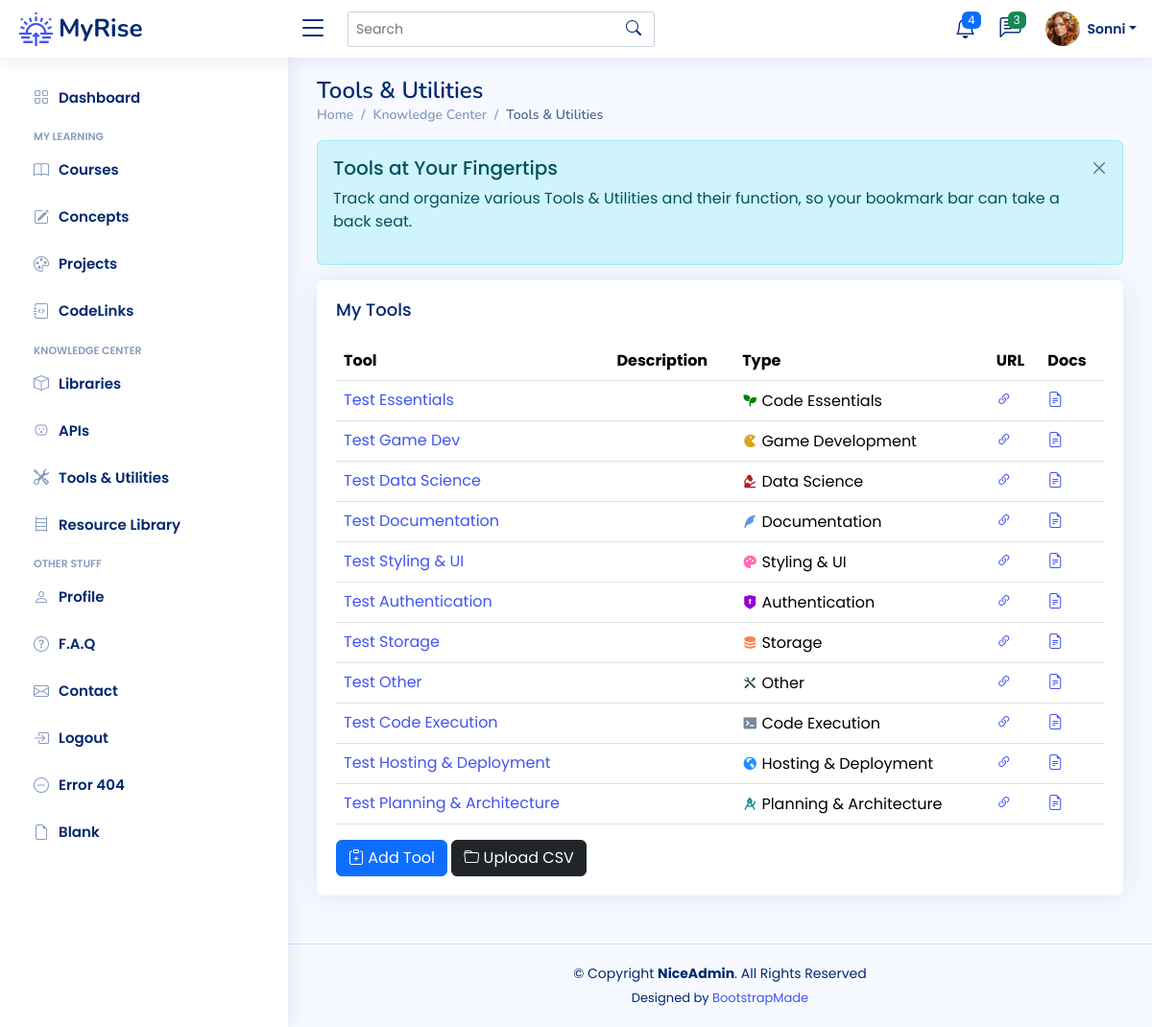
/tools (signed in), run on the app's committed database.
### app/models.py (models this page shows)
class User(UserMixin, db.Model):
    __tablename__ = "users"
    id: Mapped[int] = mapped_column(Integer, primary_key=True)
    email: Mapped[str] = mapped_column(String(100), unique=True)
    password: Mapped[str] = mapped_column(String(250))
    name: Mapped[str] = mapped_column(String(1000))
    display_name: Mapped[str] = mapped_column(String(1000))
    last_called_repos: Mapped[Optional[datetime.datetime]] = mapped_column(DateTime())
    latest_etag_repos: Mapped[str] = mapped_column(String(250), nullable=True)
    projects: Mapped[List["Project"]] = relationship(back_populates="user")
    events: Mapped[List["Event"]] = relationship(back_populates="user")
    courses: Mapped[List["Course"]] = relationship(back_populates="user")
    libraries: Mapped[List["Library"]] = relationship(back_populates="user")
    apis: Mapped[List["API"]] = relationship(back_populates="user")
    tools: Mapped[List["Tool"]] = relationship(back_populates="user")
    resources: Mapped[List["Resource"]] = relationship(back_populates="user")
    repos: Mapped[List["Repository"]] = relationship(back_populates="user")
    codelinks: Mapped[List["CodeLink"]] = relationship(back_populates="user")
    concepts: Mapped[List["Concept"]] = relationship('Concept', secondary=user_concept, backref='user')

class Tool(db.Model):
    __tablename__ = "tools"
    id: Mapped[int] = mapped_column(Integer, primary_key=True)
    name: Mapped[str] = mapped_column(String(100), nullable=False)
    description: Mapped[str] = mapped_column(Text, nullable=True)
    type: Mapped[str] = mapped_column(String(100), nullable=True)
    url: Mapped[str] = mapped_column(String(250), nullable=True)
    doc_link: Mapped[str] = mapped_column(String(250), nullable=True)
    date_added: Mapped[datetime.date] = mapped_column(Date, nullable=False)
    concepts: Mapped[List["Concept"]] = relationship('Concept', secondary=tool_concept, backref='tools')
    user_id: Mapped[int] = mapped_column(Integer, ForeignKey(User.id), index=True)
    user: Mapped["User"] = relationship(back_populates="tools")

### app/routes.py (the view)
@app.route('/tools')
@login_required
def tools_page():
    get_tools = db.session.execute(db.select(Tool).filter_by(user_id=current_user.id)).scalars().all()
    tools = [tool for tool in get_tools]
    return render_template('tools.html', tools=tools, badge=tool_categories)

### app/models.py (called while the page is built)
@login_manager.user_loader
def load_user(user_id):
    return db.get_or_404(User, user_id)

### app/templates/tools.html (shortened to what this page needs)
{% extends 'base.html' %}
{% from 'bootstrap5/form.html' import render_form %}
{% block content %}
	<main id="main" class="main">
    <div class="pagetitle">
      <h1>Tools & Utilities</h1>
      <nav>
        <ol class="breadcrumb">
          <li class="breadcrumb-item"><a href="index.html">Home</a></li>
          <li class="breadcrumb-item">Knowledge Center</li>
          <li class="breadcrumb-item active">Tools & Utilities</li>
        </ol>
      </nav>
    </div>
	<div class="alert alert-info  alert-dismissible fade show" role="alert">
		<h4 class="alert-heading">Tools at Your Fingertips</h4>
		<p>Track and organize various Tools & Utilities and their function, so your bookmark bar can take a back seat.</p>
		<button type="button" class="btn-close" data-bs-dismiss="alert" aria-label="Close"></button>
	  </div>
	 <div class="card">
		<div class="card-body">
		  <h5 class="card-title">My Tools</h5>
		  <table class="table table-hover">
			<thead>
			  <tr>
				<th scope="col">Tool</th>
				<th scope="col">Description</th>
			  	<th scope="col">Type</th>
				<th scope="col">URL</th>
				<th scope="col">Docs</th>
			  </tr>
			</thead>
			<tbody>
			{% for tool in tools %}
			{% set ttype = badge[tool.type] %}
			  <tr>
			  	<td><a href="{{ url_for('tool_detail', num=tool.id) }}"> {{ tool.name }}</a></td>
				<td>{{ tool.description }}</td>
				<td><i class="{{ ttype[2] }}" style="color: {{ttype[1]}}"></i> {{ ttype[0] }}</td>
				<td><a href="{{ tool.url }}" target="_blank"><i class="bi bi-link-45deg"></i></a></td>
			    <td><a href="{{ tool.doc_link }}" target="_blank"><i class="bi bi-file-earmark-text"></i></a></td>
			  </tr>
			{% endfor %}
			</tbody>
		  </table>
			<a href="{{ url_for('add_new_tool') }}">
		  <button type="button" class="btn btn-primary"><i class="bi bi-clipboard-plus"></i> Add Tool</button>
			</a>
			<a href="{{ url_for('import_tools') }}">
		  <button type="button" class="btn btn-dark"><i class="bi bi-folder"></i> Upload CSV</button>
			</a>
		</div>
	 </div>
	</main>
{% endblock %}

### app/templates/heading.html (shortened to what this page needs)
{% from 'bootstrap5/nav.html' import render_nav_item %}
{% from 'bootstrap5/form.html' import render_form %}
  <header id="header" class="header fixed-top d-flex align-items-center">
    <div class="d-flex align-items-center justify-content-between">
      <a href="{{ url_for('home') }}" class="logo d-flex align-items-center">
        <img src="{{ url_for('static', filename='img/logo.png') }}" alt="sun-rise">
        <span class="d-none d-lg-block">MyRise</span>
      </a>
      <i class="bi bi-list toggle-sidebar-btn"></i>
    </div>
    <div class="search-bar">
      <form class="search-form d-flex align-items-center" method="POST" action="#">
        <input type="text" name="query" placeholder="Search" title="Enter search keyword">
        <button type="submit" title="Search"><i class="bi bi-search"></i></button>
      </form>
    </div>
    <nav class="header-nav ms-auto">
      <ul class="d-flex align-items-center">
        <li class="nav-item dropdown">
          <a class="nav-link nav-icon" href="#" data-bs-toggle="dropdown">
            <i class="bi bi-bell"></i>
            <span class="badge bg-primary badge-number">4</span>
          </a>
        </li>
        <li class="nav-item dropdown">
          <a class="nav-link nav-icon" href="#" data-bs-toggle="dropdown">
            <i class="bi bi-chat-left-text"></i>
            <span class="badge bg-success badge-number">3</span>
          </a>
        </li>
        <li class="nav-item dropdown pe-3">
          <a class="nav-link nav-profile d-flex align-items-center pe-0" href="#" data-bs-toggle="dropdown">
            <img src="{{ url_for('static', filename='img/profile-img.png') }}" alt="Profile" class="rounded-circle">
            <span class="d-none d-md-block dropdown-toggle ps-2">{{ current_user.display_name }}</span>
          </a>
        </li>
      </ul>
    </nav>
  </header>
  <aside id="sidebar" class="sidebar">
    <ul class="sidebar-nav" id="sidebar-nav">
      <li class="nav-item">
        <a class="nav-link collapsed" href="{{ url_for('home') }}">
          <i class="bi bi-grid"></i>
          <span>Dashboard</span>
        </a>
      </li>
<li class="nav-heading">My Learning</li>
	  <li class="nav-item">
        <a class="nav-link collapsed" href="{{ url_for('courses_page') }}">
          <i class="bi bi-book"></i>
          <span>Courses</span>
        </a>
      </li>
	  <li class="nav-item">
        <a class="nav-link collapsed" href="{{ url_for('concepts_page') }}">
          <i class="bi bi-pencil-square"></i>
          <span>Concepts</span>
        </a>
      </li>
	  <li class="nav-item">
        <a class="nav-link collapsed" href="{{ url_for('projects_page') }}">
          <i class="bi bi-palette"></i>
          <span>Projects</span>
        </a>
      </li>
	  <li class="nav-item">
        <a class="nav-link collapsed" href="{{ url_for('codelinks_page') }}">
          <i class="bi bi-journal-code"></i>
          <span>CodeLinks</span>
        </a>
      </li>
<li class="nav-heading">Knowledge Center</li>
	  <li class="nav-item">
        <a class="nav-link collapsed" href="{{ url_for('libraries_page') }}">
          <i class="bi bi-box"></i>
          <span>Libraries</span>
        </a>
      </li>
	  <li class="nav-item">
        <a class="nav-link collapsed" href="{{ url_for('apis_page') }}">
          <i class="bi bi-outlet"></i>
          <span>APIs</span>
        </a>
      </li>
	  <li class="nav-item">
        <a class="nav-link collapsed" href="{{ url_for('tools_page') }}">
          <i class="bi bi-tools"></i>
          <span>Tools & Utilities</span>
        </a>
      </li>
	  <li class="nav-item">
        <a class="nav-link collapsed" href="{{ url_for('resources_page') }}">
          <i class="bi bi-bookshelf"></i>
          <span>Resource Library</span>
        </a>
      </li>
	<li class="nav-heading">Other Stuff</li>
      <li class="nav-item">
        <a class="nav-link collapsed" href="{{ url_for('profile') }}">
          <i class="bi bi-person"></i>
          <span>Profile</span>
        </a>
      </li>
      <li class="nav-item">
        <a class="nav-link collapsed" href="{{ url_for('faq') }}">
          <i class="bi bi-question-circle"></i>
          <span>F.A.Q</span>
        </a>
	  </li>
      <li class="nav-item">
        <a class="nav-link collapsed" href="{{ url_for('contact') }}">
          <i class="bi bi-envelope"></i>
          <span>Contact</span>
        </a>
      </li>
	{% if not current_user.is_authenticated %}
      <li class="nav-item">
        <a class="nav-link collapsed" href="{{ url_for('register') }}">
          <i class="bi bi-card-list"></i>
          <span>Register</span>
        </a>
      </li>
      <li class="nav-item">
        <a class="nav-link collapsed" href="{{ url_for('login') }}">
          <i class="bi bi-box-arrow-in-right"></i>
          <span>Login</span>
        </a>
      </li>
	{% else %}
		<li class="nav-item">
        <a class="nav-link collapsed" href="{{ url_for('logout') }}">
          <i class="bi bi-box-arrow-in-right"></i>
          <span>Logout</span>
        </a>
      </li>
	{% endif %}
      <li class="nav-item">
        <a class="nav-link collapsed" href="pages-error-404.html">
          <i class="bi bi-dash-circle"></i>
          <span>Error 404</span>
        </a>
      </li>
      <li class="nav-item">
        <a class="nav-link collapsed" href="pages-blank.html">
          <i class="bi bi-file-earmark"></i>
          <span>Blank</span>
        </a>
      </li>
    </ul>
  </aside>

### app/static/css/style.css (style rules this page uses)
:root { scroll-behavior: smooth; }
body { font-family: "Poppins", sans-serif; background: #f6f9ff; color: #444444; }
a { color: #4154f1; text-decoration: none; }
h1, h2, h3, h4, h5, h6 { font-family: "Nunito", sans-serif; }
#main { margin-top: 60px; padding: 20px 30px; transition: all 0.3s; }
.pagetitle { margin-bottom: 10px; }
.pagetitle h1 { font-size: 24px; margin-bottom: 0; font-weight: 600; color: #012970; }
.card { margin-bottom: 30px; border: none; border-radius: 5px; box-shadow: 0px 0 30px rgba(1, 41, 112, 0.1); }
.card-title { padding: 20px 0 15px 0; font-size: 18px; font-weight: 500; color: #012970; font-family: "Poppins", sans-serif; }
.card-body { padding: 0 20px 20px 20px; }
.alert-heading { font-weight: 500; font-family: "Poppins", sans-serif; font-size: 20px; }
.btn-close { background-size: 25%; }
.breadcrumb { font-size: 14px; font-family: "Nunito", sans-serif; color: #899bbd; font-weight: 600; }
.breadcrumb a { color: #899bbd; transition: 0.3s; }
.breadcrumb .breadcrumb-item::before { color: #899bbd; }
.breadcrumb .active { color: #51678f; font-weight: 600; }
.logo { line-height: 1; }
@media (min-width: 1200px) { .logo { width: 280px; } }
.logo img { max-height: 35px; margin-right: 6px; }
.logo span { font-size: 26px; font-weight: 700; color: #012970; font-family: "Nunito", sans-serif; }
.header { transition: all 0.5s; z-index: 997; height: 60px; box-shadow: 0px 2px 20px rgba(1, 41, 112, 0.1); background-color: #fff; padding-left: 20px; }
.header .toggle-sidebar-btn { font-size: 32px; padding-left: 10px; cursor: pointer; color: #012970; }
.header .search-bar { min-width: 360px; padding: 0 20px; }
.header .search-form { width: 100%; }
.header .search-form input { border: 0; font-size: 14px; color: #012970; border: 1px solid rgba(1, 41, 112, 0.2); padding: 7px 38px 7px 8px; border-radius: 3px; transition: 0.3s; width: 100%; }
.header .search-form button { border: 0; padding: 0; margin-left: -30px; background: none; }
.header .search-form button i { color: #012970; }
.header-nav ul { list-style: none; }
.header-nav>ul { margin: 0; padding: 0; }
.header-nav .nav-icon { font-size: 22px; color: #012970; margin-right: 25px; position: relative; }
.header-nav .nav-profile { color: #012970; }
.header-nav .nav-profile img { max-height: 36px; }
.header-nav .nav-profile span { font-size: 14px; font-weight: 600; }
.header-nav .badge-number { position: absolute; inset: -2px -5px auto auto; font-weight: normal; font-size: 12px; padding: 3px 6px; }
.sidebar { position: fixed; top: 60px; left: 0; bottom: 0; width: 300px; z-index: 996; transition: all 0.3s; padding: 20px; overflow-y: auto; scrollbar-width: thin; scrollbar-color: #aab7cf transparent; box-shadow: 0px 0px 20px rgba(1, 41, 112, 0.1); background-color: #fff; }
@media (min-width: 1200px) { #main, #footer { margin-left: 300px; } }
.sidebar-nav { padding: 0; margin: 0; list-style: none; }
.sidebar-nav li { padding: 0; margin: 0; list-style: none; }
.sidebar-nav .nav-item { margin-bottom: 5px; }
.sidebar-nav .nav-heading { font-size: 11px; text-transform: uppercase; color: #899bbd; font-weight: 600; margin: 10px 0 5px 15px; }
.sidebar-nav .nav-link { display: flex; align-items: center; font-size: 15px; font-weight: 600; color: #4154f1; transition: 0.3; background: #f6f9ff; padding: 10px 15px; border-radius: 4px; }
.sidebar-nav .nav-link i { font-size: 16px; margin-right: 10px; color: #4154f1; }
.sidebar-nav .nav-link.collapsed { color: #012970; background: #fff; }
.sidebar-nav .nav-link.collapsed i { color: #899bbd; }

### data on the page
User: display_name "Sonni"
Tool: name "Test Essentials", ttype "Code Essentials"
Tool: name "Test Game Dev", ttype "Game Development"
Tool: name "Test Data Science", ttype "Data Science"
Tool: name "Test Documentation", type "Documentation"
Tool: name "Test Styling & UI", ttype "Styling & UI"
Tool: name "Test Authentication", ttype "Authentication"
Tool: name "Test Storage", type "Storage"
Tool: name "Test Other", type "Other"
Tool: name "Test Code Execution", ttype "Code Execution"
Tool: name "Test Hosting & Deployment", ttype "Hosting & Deployment"
Tool: name "Test Planning & Architecture", ttype "Planning & Architecture"
